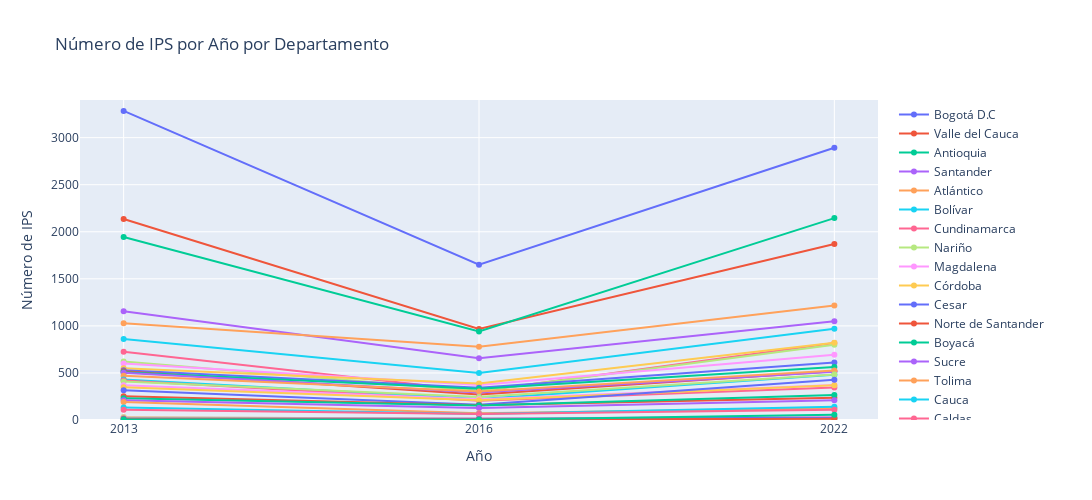

The code cell stored with this chart in its notebook:
### Code cell
fig = go.Figure()

for department in columnas:
    fig.add_trace(go.Scatter(x=df_graph['Año'],
                             y=df_graph[department], 
                             mode='lines+markers',
                             name=department))
    
fig.update_layout(
    title='Número de IPS por Año por Departamento',
    xaxis_title='Año',
    yaxis_title='Número de IPS'
)
    
fig.update_yaxes(range=[0,3400])

# color_sequence = ['#3364C7' for i in departamentos]
# fig.update_traces(marker=dict(color=color_sequence))

# fig.update_traces(text=df_num_reps['Y2022'], textposition='outside')

# fig.update_layout(plot_bgcolor='rgba(0,0,0,0)')
                #   , paper_bgcolor='rgba(0,0,0,1)')

fig.update_layout(width=1200, height=500)
    
fig.show()

### Figure 1 — Plotly figure (JSON) as saved in the notebook; plotly's stock layout.template omitted (floating-point values rounded to 4 significant figures)
{"data": [{"mode": "lines+markers", "name": "Bogotá D.C", "type": "scatter", "x": ["2013", "2016", "2022"], "y": [3284, 1650, 2892]}, {"mode": "lines+markers", "name": "Valle del Cauca", "type": "scatter", "x": ["2013", "2016", "2022"], "y": [2136, 966, 1869]}, {"mode": "lines+markers", "name": "Antioquia", "type": "scatter", "x": ["2013", "2016", "2022"], "y": [1945, 940, 2145]}, {"mode": "lines+markers", "name": "Santander", "type": "scatter", "x": ["2013", "2016", "2022"], "y": [1155, 656, 1048]}, {"mode": "lines+markers", "name": "Atlántico", "type": "scatter", "x": ["2013", "2016", "2022"], "y": [1028, 778, 1217]}, {"mode": "lines+markers", "name": "Bolívar", "type": "scatter", "x": ["2013", "2016", "2022"], "y": [861, 500, 970]}, {"mode": "lines+markers", "name": "Cundinamarca", "type": "scatter", "x": ["2013", "2016", "2022"], "y": [725, 306, 818]}, {"mode": "lines+markers", "name": "Nariño", "type": "scatter", "x": ["2013", "2016", "2022"], "y": [622, 307, 800]}, {"mode": "lines+markers", "name": "Magdalena", "type": "scatter", "x": ["2013", "2016", "2022"], "y": [600, 373, 693]}, {"mode": "lines+markers", "name": "Córdoba", "type": "scatter", "x": ["2013", "2016", "2022"], "y": [550, 388, 821]}, {"mode": "lines+markers", "name": "Cesar", "type": "scatter", "x": ["2013", "2016", "2022"], "y": [528, 343, 611]}, {"mode": "lines+markers", "name": "Norte de Santander", "type": "scatter", "x": ["2013", "2016", "2022"], "y": [517, 270, 518]}, {"mode": "lines+markers", "name": "Boyacá", "type": "scatter", "x": ["2013", "2016", "2022"], "y": [508, 331, 562]}, {"mode": "lines+markers", "name": "Sucre", "type": "scatter", "x": ["2013", "2016", "2022"], "y": [501, 292, 513]}, {"mode": "lines+markers", "name": "Tolima", "type": "scatter", "x": ["2013", "2016", "2022"], "y": [470, 303, 525]}, {"mode": "lines+markers", "name": "Cauca", "type": "scatter", "x": ["2013", "2016", "2022"], "y": [430, 222, 480]}, {"mode": "lines+markers", "name": "Caldas", "type": "scatter", "x": ["2013", "2016", "2022"], "y": [419, 204, 345]}, {"mode": "lines+markers", "name": "Meta", "type": "scatter", "x": ["2013", "2016", "2022"], "y": [408, 245, 483]}, {"mode": "lines+markers", "name": "Huila", "type": "scatter", "x": ["2013", "2016", "2022"], "y": [369, 220, 373]}, {"mode": "lines+markers", "name": "Risaralda", "type": "scatter", "x": ["2013", "2016", "2022"], "y": [347, 211, 368]}, {"mode": "lines+markers", "name": "La Guajira", "type": "scatter", "x": ["2013", "2016", "2022"], "y": [316, 162, 427]}, {"mode": "lines+markers", "name": "Quindío", "type": "scatter", "x": ["2013", "2016", "2022"], "y": [253, 157, 236]}, {"mode": "lines+markers", "name": "Chocó", "type": "scatter", "x": ["2013", "2016", "2022"], "y": [231, 155, 265]}, {"mode": "lines+markers", "name": "Casanare", "type": "scatter", "x": ["2013", "2016", "2022"], "y": [210, 128, 209]}, {"mode": "lines+markers", "name": "Putumayo", "type": "scatter", "x": ["2013", "2016", "2022"], "y": [191, 71, 124]}, {"mode": "lines+markers", "name": "Arauca", "type": "scatter", "x": ["2013", "2016", "2022"], "y": [133, 63, 142]}, {"mode": "lines+markers", "name": "Caquetá", "type": "scatter", "x": ["2013", "2016", "2022"], "y": [108, 65, 109]}, {"mode": "lines+markers", "name": "Vichada", "type": "scatter", "x": ["2013", "2016", "2022"], "y": [33, 11, 12]}, {"mode": "lines+markers", "name": "Guaviare", "type": "scatter", "x": ["2013", "2016", "2022"], "y": [27, 15, 34]}, {"mode": "lines+markers", "name": "Amazonas", "type": "scatter", "x": ["2013", "2016", "2022"], "y": [25, 13, 25]}, {"mode": "lines+markers", "name": "San Andrés y Providencia", "type": "scatter", "x": ["2013", "2016", "2022"], "y": [17, 14, 25]}, {"mode": "lines+markers", "name": "Guainía", "type": "scatter", "x": ["2013", "2016", "2022"], "y": [8, 6, 12]}, {"mode": "lines+markers", "name": "Vaupés", "type": "scatter", "x": ["2013", "2016", "2022"], "y": [4, 2, 55]}], "layout": {"height": 500, "title": {"text": "Número de IPS por Año por Departamento"}, "width": 1200, "xaxis": {"title": {"text": "Año"}}, "yaxis": {"range": [0, 3400], "title": {"text": "Número de IPS"}}}}
